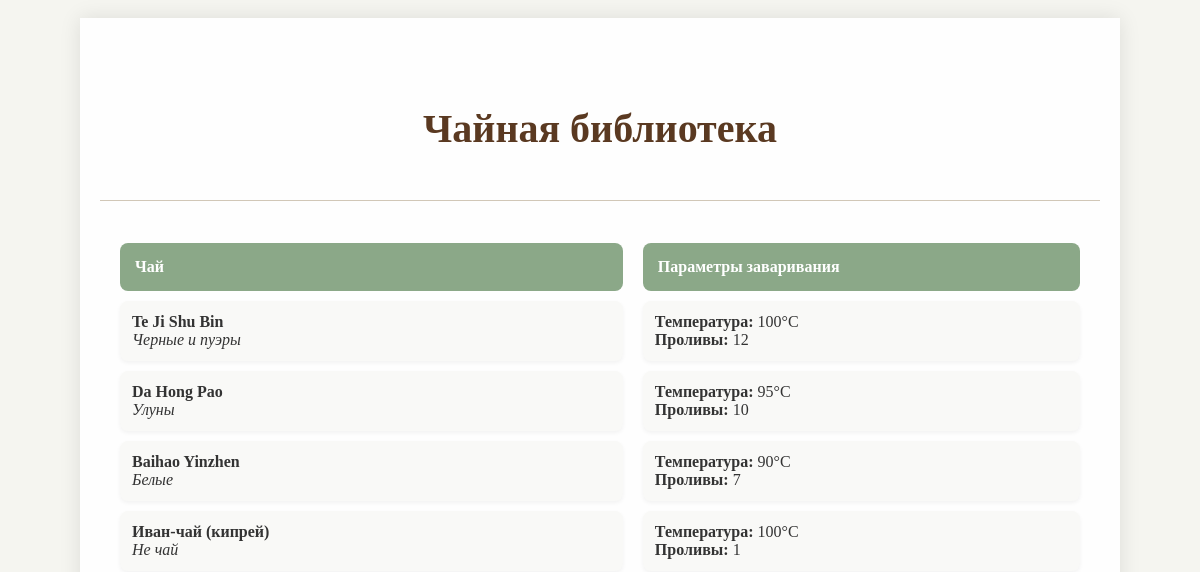
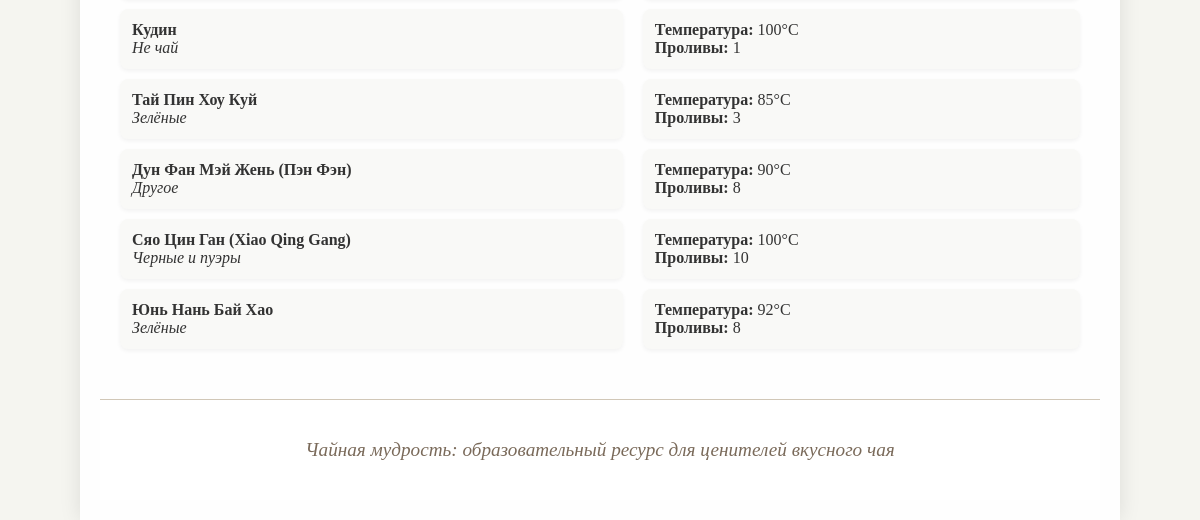
/table/, run on an earlier commit of the app's database (2 pictures, top to bottom).
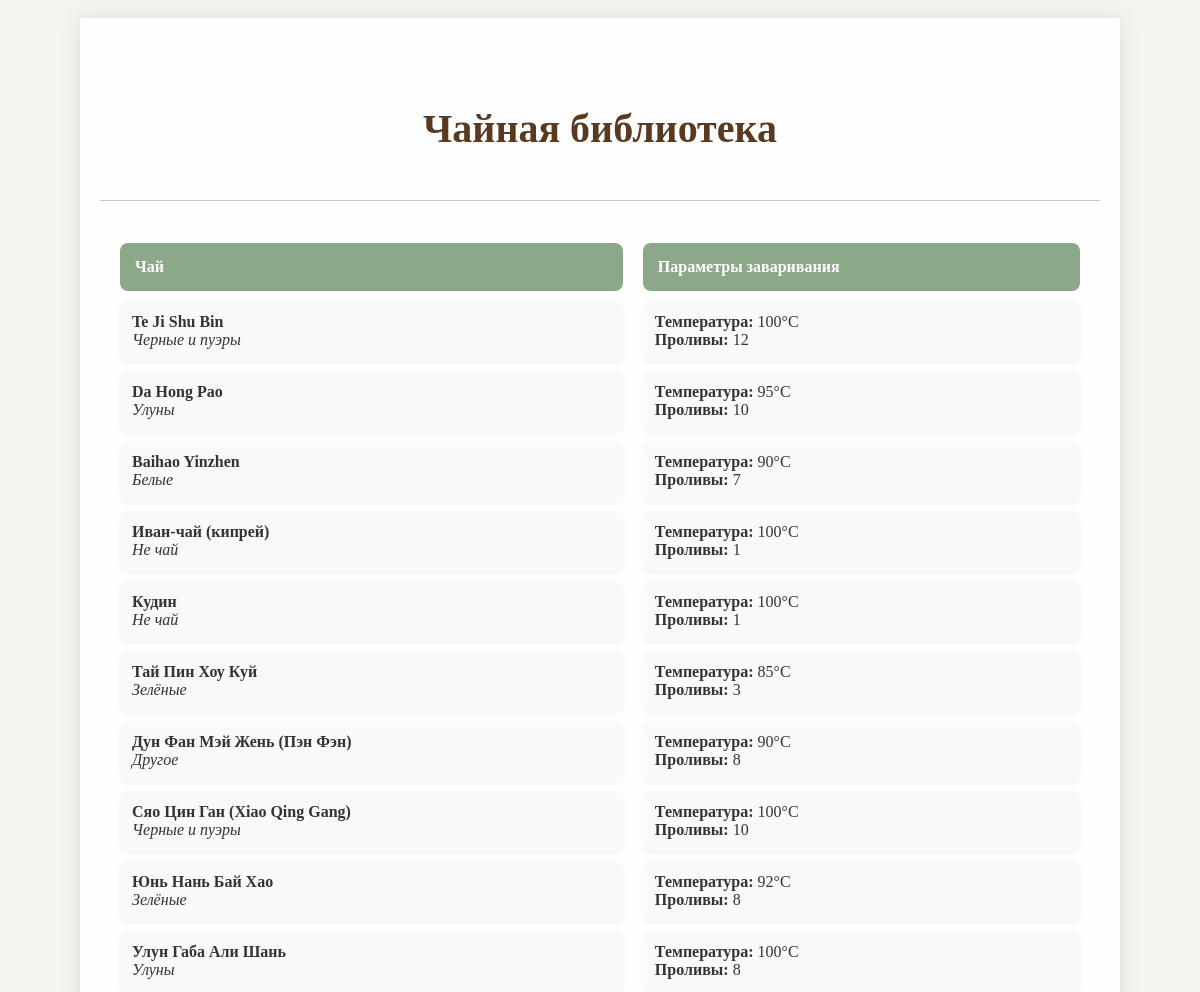
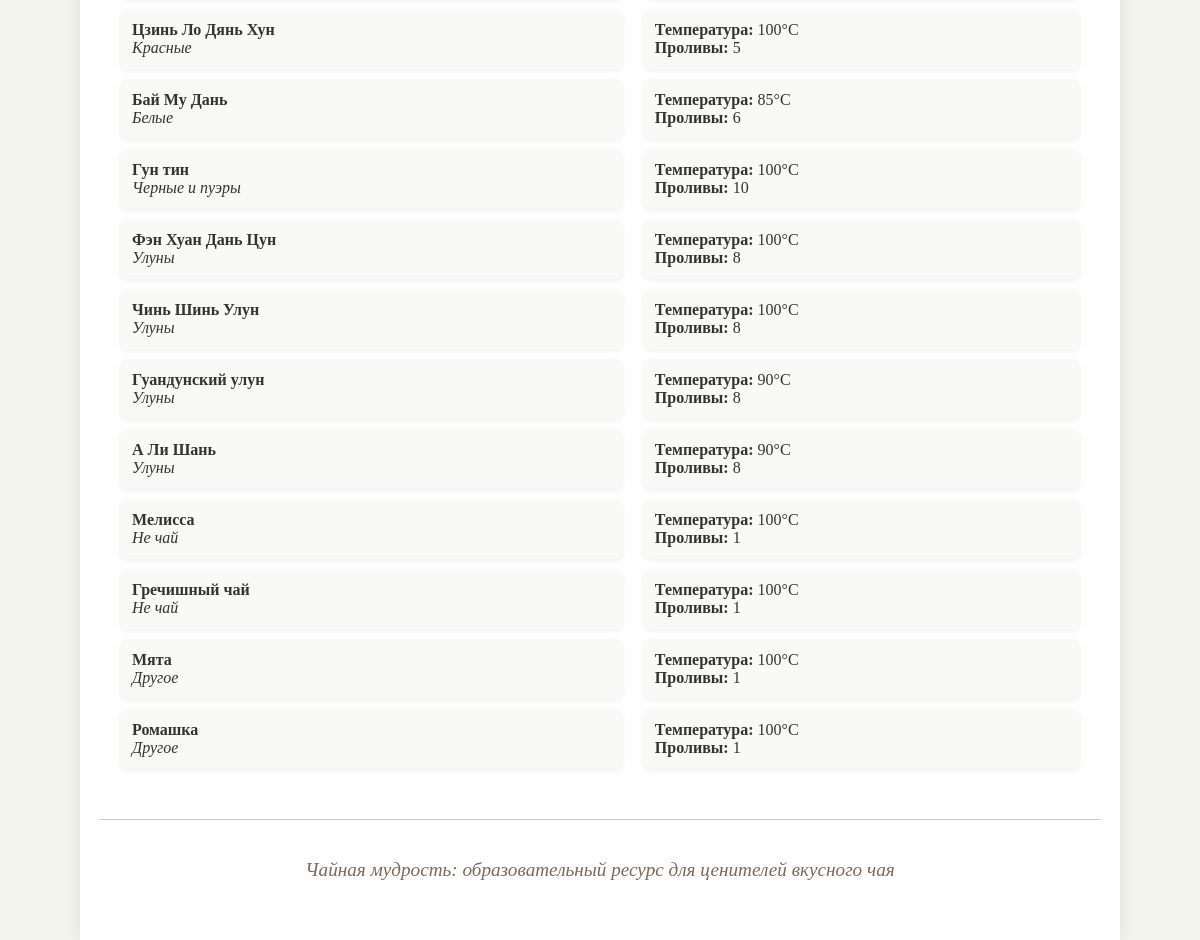
And on a later commit of the database (2 pictures, top to bottom).
### teas/models.py (models this page shows, shortened)
class Tea(models.Model):
    CATEGORY_CHOICES = [
    ("Green",             "Зелёные"),
    ("White",             "Белые"),
    ("Oolong",            "Улуны"),
    ("Red",               "Красные"),
    ("Black tea and puers", "Черные и пуэры"),
    ("Herbal tea",        "Не чай"),
    ("Other",             "Другое")
    ]
    type_of_tea = models.CharField('Тип чая', max_length=20, choices=CATEGORY_CHOICES, default="Other")
    title = models.CharField('Название чая', max_length=100)
    water_temperature = models.IntegerField('Температура заваривания (°C)', default=100, validators=[
            MinValueValidator(20),
            MaxValueValidator(100)
        ])
    spillage_number = models.IntegerField('Число проливов', default=5, validators=[
            MinValueValidator(1),
            MaxValueValidator(25)
        ])
    description = models.TextField('Описание', max_length=1000)

### teas/views.py (the view)
# urls.py: path('table/' , tea_table, name = "tea_table"),
def tea_table(request):
    teas = Tea.objects.all()
    return render(request, "tea_table.html",{"teas":teas})

### teas/templates/tea_table.html (shortened to what this page needs)
﻿{% load static %}
<link rel="stylesheet" href="{% static 'css/styles.css' %}">
<head>
</head>
<div class="container">
    <header>
        <h1>Чайная библиотека</h1>
    </header>
    <table class="tea-table">
        <tr>
            <th>Чай</th>
            <th>Параметры заваривания</th>
        </tr>
        {% for tea in teas %}
        <tr>
            <td class="tea-item" title="{{ tea.description }}">
                <strong>{{tea.title}}</strong><br>
                <em>{{tea.get_type_of_tea_display}}</em>
            </td>
            <td>
                <strong>Температура:</strong> {{ tea.water_temperature }}°C<br>
                <strong>Проливы:</strong> {{ tea.spillage_number }}
            </td>
        </tr>
        {% endfor %}
    </table>
    <footer>
        <p class="subtitle"> Чайная мудрость: образовательный ресурс для ценителей вкусного чая </p>
    </footer>
</div>

### static/css/styles.css (style rules this page uses)
.container { max-width: 1000px; margin: 0 auto; padding: 20px; background-color: rgba(255, 255, 255, 0.9); min-height: 100vh; box-shadow: 0 0 20px rgba(0, 0, 0, 0.1); }
header { text-align: center; padding: 40px 0; border-bottom: 1px solid #d1c7b7; margin-bottom: 30px; }
h1 { text-align: center; color: #5a3921; font-size: 2.5rem; margin-bottom: 0.5rem; }
.subtitle { font-style: italic; color: #7a6a5a; font-size: 1.2rem; }
.tea-table { width: 100%; border-collapse: separate; border-spacing: 20px 10px; margin: 2rem 0; }
.tea-table td { padding: 12px; background-color: #f9f9f7; border-radius: 8px; box-shadow: 0 2px 4px rgba(0, 0, 0, 0.05); }
.tea-table th { padding: 15px; background-color: #8ba888; color: white; text-align: left; border-radius: 8px; }
footer { text-align: center; padding: 20px; color: #7a6a5a; font-size: 0.9rem; border-top: 1px solid #d1c7b7; margin-top: 40px; background: rgba(255, 255, 255, 0.9); }

### teas/templates/tea_table.html (style rules this page uses)
.tea-item { cursor: pointer; }

What changed in the data, as far as the page shows it:
added Tea: title "Улун Габа Али Шань", type_of_tea "Улуны", water_temperature "100", spillage_number "8"
added Tea: title "Цзинь Ло Дянь Хун", type_of_tea "Красные", water_temperature "100", spillage_number "5"
added Tea: title "Бай Му Дань", type_of_tea "Белые", water_temperature "85", spillage_number "6"
added Tea: title "Гун тин", type_of_tea "Черные и пуэры", water_temperature "100", spillage_number "10"
added Tea: title "Фэн Хуан Дань Цун", type_of_tea "Улуны", water_temperature "100", spillage_number "8"
added Tea: title "Чинь Шинь Улун", type_of_tea "Улуны", water_temperature "100", spillage_number "8"
added Tea: title "Гуандунский улун", type_of_tea "Улуны", water_temperature "90", spillage_number "8"
added Tea: title "А Ли Шань", type_of_tea "Улуны", water_temperature "90", spillage_number "8"
added Tea: title "Мелисса", type_of_tea "Не чай", water_temperature "100", spillage_number "1"
added Tea: title "Гречишный чай", type_of_tea "Не чай", water_temperature "100", spillage_number "1"
added Tea: title "Мята", type_of_tea "Другое", water_temperature "100", spillage_number "1"
added Tea: title "Ромашка", type_of_tea "Другое", water_temperature "100", spillage_number "1"
